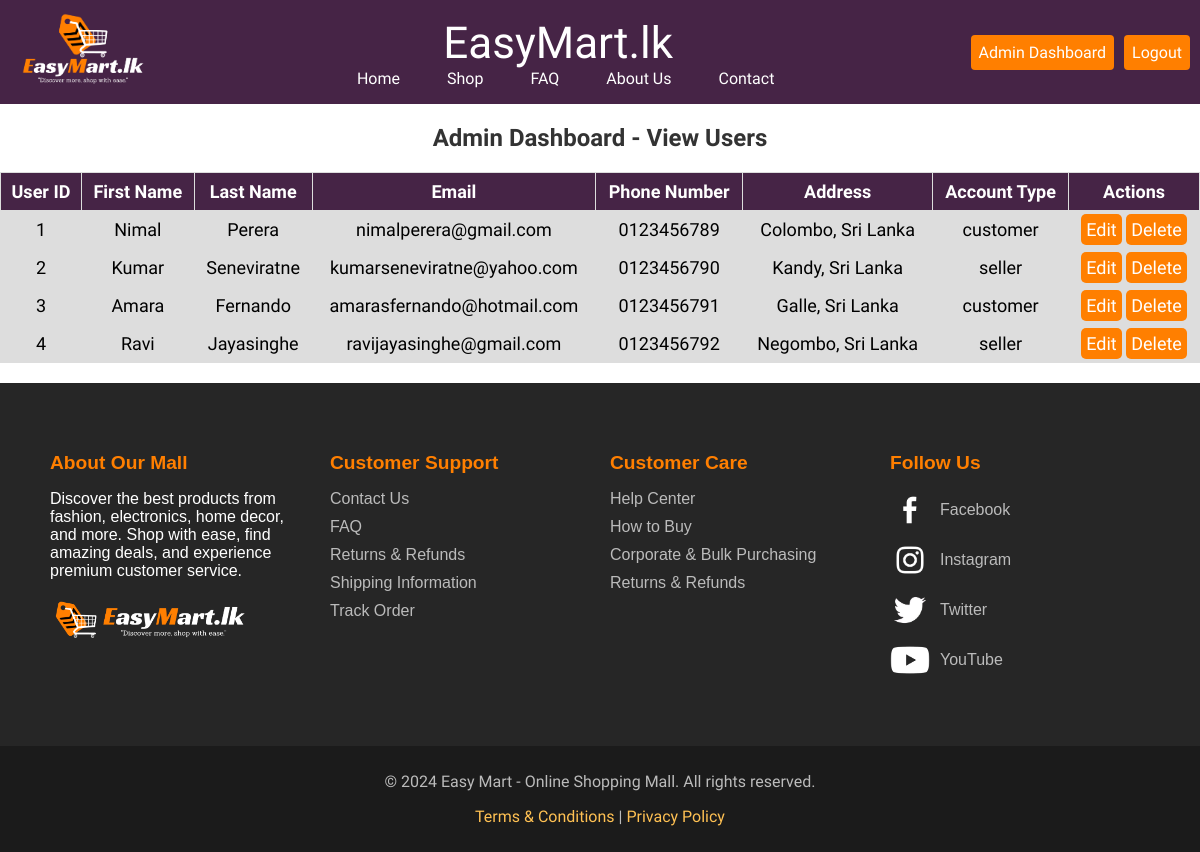
The page /admin_dashboard/view_users.php (signed in) on the database its author committed.
### tables this page shows
CREATE TABLE `user` (
  `user_id` int(11) NOT NULL,
  `firstName` varchar(50) DEFAULT NULL,
  `lastName` varchar(50) DEFAULT NULL,
  `email` varchar(100) DEFAULT NULL,
  `password` varchar(255) DEFAULT NULL,
  `phone_number` varchar(15) DEFAULT NULL,
  `address` varchar(255) DEFAULT NULL,
  `account_type` enum('customer','seller') DEFAULT NULL
);

### admin_dashboard/view_users.php (the view, shortened to what this page needs)
<?php
require_once '../connect.php';
$sql = "SELECT * FROM user";
$result = $conn->query($sql);
?>
<!DOCTYPE html>
<html lang="en">
<head>
    <link rel="stylesheet" href="../css/tables.css">
</head>
<body>
    <?php include "../header.php" ?>
    <h2 class="table-title">Admin Dashboard - View Users</h2>
    <table border="1">
        <thead>
            <tr>
                <th>User ID</th>
                <th>First Name</th>
                <th>Last Name</th>
                <th>Email</th>
                <th>Phone Number</th>
                <th>Address</th>
                <th>Account Type</th>
                <th>Actions</th>
            </tr>
        </thead>
        <tbody>
            <?php if ($result->num_rows > 0): ?>
                <?php while ($user = $result->fetch_assoc()): ?>
                    <tr>
                        <td><?php echo $user['user_id']; ?></td>
                        <td><?php echo $user['firstName']; ?></td>
                        <td><?php echo $user['lastName']; ?></td>
                        <td><?php echo $user['email']; ?></td>
                        <td><?php echo $user['phone_number']; ?></td>
                        <td><?php echo $user['address']; ?></td>
                        <td><?php echo $user['account_type']; ?></td>
                        <td class="actions">
                            <a href="edit_user.php?user_id=<?php echo $user['user_id']; ?>">Edit</a>
                            <a href="delete_user.php?user_id=<?php echo $user['user_id']; ?>" onclick="return confirmDelete();">Delete</a>
                        </td>
                    </tr>
                <?php endwhile; ?>
            <?php else: ?>
                <tr>
                    <td colspan="8">No users found.</td>
                </tr>
            <?php endif; ?>
        </tbody>
    </table>
    <?php include "../footer.php" ?>
</body>
</html>

### css/tables.css (style rules this page uses)
body { font-family: 'Doppio One', sans-serif; margin: 5px; padding: 0; }
.table-title { color: #333; text-align: center; }
table { width: 100%; border-collapse: collapse; margin: 20px 0; }
table th, table td { border: 1px solid #ddd; padding: 8px; text-align: center; font-size: 18px; }
table th { background-color: #462446; color: white; }
tbody { background-color: #ddd; }
.actions a { text-decoration: none; padding: 5px; background-color: #ff7f00; color: white; border-radius: 5px; }

### css/header.css (style rules this page uses)
body { margin: 0; }

### rows shown on the page
user: user_id "1", firstName "Nimal", lastName "Perera", email "nimalperera@gmail.com", phone_number "0123456789", address "Colombo, Sri Lanka", account_type "customer"
user: user_id "2", firstName "Kumar", lastName "Seneviratne", email "kumarseneviratne@yahoo.com", phone_number "0123456790", address "Kandy, Sri Lanka", account_type "seller"
user: user_id "3", firstName "Amara", lastName "Fernando", email "amarasfernando@hotmail.com", phone_number "0123456791", address "Galle, Sri Lanka", account_type "customer"
user: user_id "4", firstName "Ravi", lastName "Jayasinghe", email "ravijayasinghe@gmail.com", phone_number "0123456792", address "Negombo, Sri Lanka", account_type "seller"
